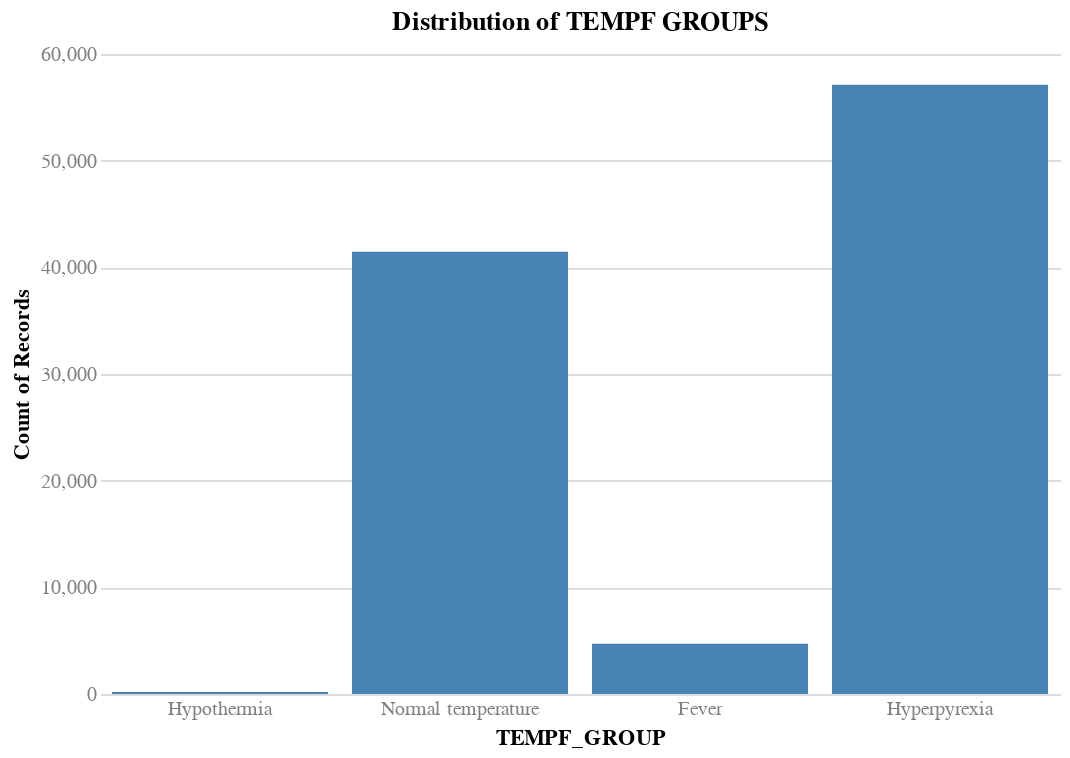

This figure's notebook cell:
### Code cell
# Bin the TEMPF as fever status
# <95 = Hypothermia
# 95-99 = Normal temperature
# 99-100 = Low grade fever
# 100-103 = Fever
# >=103 = Hyperpyrexia

tempf_groups = ['Hypothermia', 'Normal temperature', 'Low grade fever', 'Fever', 'Hyperpyrexia']

def bin_tempf(tempf):
    if tempf < 95: return 'Hypothermia'
    elif tempf < 99: return 'Normal temperature'
    #elif tempf < 100: return 'Low grade fever'
    elif tempf < 103: return 'Fever'
    else: return 'Hyperpyrexia'

X_train['TEMPF_GROUP'] = X_train['TEMPF'].apply(bin_tempf)

# Check the distribution of TEMPF groups
chart(
    df=X_train,
    x=alt.X('TEMPF_GROUP:O', sort=tempf_groups),
    y='count()',
    title='Distribution of TEMPF GROUPS',
).mark_bar().interactive()

### Figure 1 — Vega specification as saved in the notebook (floating-point values rounded to 4 significant figures)
{"$schema": "https://vega.github.io/schema/vega/v5.json", "data": [{"name": "param_4_store"}, {"name": "source_0"}, {"name": "data_0", "values": [{"TEMPF_GROUP": "Normal temperature", "__count": 41469}, {"TEMPF_GROUP": "Hyperpyrexia", "__count": 57115}, {"TEMPF_GROUP": "Fever", "__count": 4721}, {"TEMPF_GROUP": "Hypothermia", "__count": 181}]}, {"name": "source_0_x_domain_TEMPF_GROUP", "values": [{"TEMPF_GROUP": "Normal temperature", "sort_field": 1.0}, {"TEMPF_GROUP": "Hyperpyrexia", "sort_field": 4.0}, {"TEMPF_GROUP": "Fever", "sort_field": 3.0}, {"TEMPF_GROUP": "Hypothermia", "sort_field": 0.0}]}, {"name": "data_0_y_domain___count", "values": [{"min": 181, "max": 57115}]}], "signals": [{"name": "unit", "value": {}, "on": [{"events": "pointermove", "update": "isTuple(group()) ? group() : unit"}]}, {"name": "param_4", "update": "vlSelectionResolve(\"param_4_store\", \"union\")"}, {"name": "param_4_TEMPF_GROUP", "on": [{"events": [{"source": "view", "type": "dblclick"}], "update": "null"}, {"events": {"signal": "param_4_translate_delta"}, "update": "panLinear(param_4_translate_anchor.extent_x, -param_4_translate_delta.x / width)"}, {"events": {"signal": "param_4_zoom_delta"}, "update": "zoomLinear(domain(\"x\"), param_4_zoom_anchor.x, param_4_zoom_delta)"}]}, {"name": "param_4_tuple", "on": [{"events": [{"signal": "param_4_TEMPF_GROUP"}], "update": "param_4_TEMPF_GROUP ? {unit: \"\", fields: param_4_tuple_fields, values: [param_4_TEMPF_GROUP]} : null"}]}, {"name": "param_4_tuple_fields", "value": [{"field": "TEMPF_GROUP", "channel": "x", "type": "E"}]}, {"name": "param_4_translate_anchor", "value": {}, "on": [{"events": [{"source": "scope", "type": "pointerdown"}], "update": "{x: x(unit), y: y(unit), extent_x: domain(\"x\")}"}]}, {"name": "param_4_translate_delta", "value": {}, "on": [{"events": [{"source": "window", "between": [{"source": "scope", "type": "pointerdown"}, {"source": "window", "type": "pointerup"}], "consume": true, "type": "pointermove"}], "update": "{x: param_4_translate_anchor.x - x(unit), y: param_4_translate_anchor.y - y(unit)}"}]}, {"name": "param_4_zoom_anchor", "on": [{"events": [{"source": "scope", "type": "wheel", "consume": true}], "update": "{x: invert(\"x\", x(unit)), y: invert(\"y\", y(unit))}"}]}, {"name": "param_4_zoom_delta", "on": [{"events": [{"source": "scope", "consume": true, "type": "wheel"}], "update": "pow(1.001, event.deltaY * pow(16, event.deltaMode))", "force": true}]}, {"name": "param_4_modify", "on": [{"events": {"signal": "param_4_tuple"}, "update": "modify(\"param_4_store\", param_4_tuple, true)"}]}], "marks": [{"type": "rect", "name": "marks", "from": {"data": "data_0"}, "encode": {"update": {"y": {"field": "__count", "scale": "y"}, "x": {"field": "TEMPF_GROUP", "scale": "x"}, "ariaRoleDescription": {"value": "bar"}, "width": {"signal": "max(0.25, bandwidth('x'))"}, "y2": {"value": 0, "scale": "y"}, "fill": {"value": "steelblue"}, "description": {"signal": "\"TEMPF_GROUP: \" + (isValid(datum[\"TEMPF_GROUP\"]) ? datum[\"TEMPF_GROUP\"] : \"\"+datum[\"TEMPF_GROUP\"]) + \"; Count of Records: \" + (format(datum[\"__count\"], \"\"))"}}}, "interactive": true, "style": ["bar"]}], "scales": [{"name": "x", "type": "band", "domain": {"data": "source_0_x_domain_TEMPF_GROUP", "field": "TEMPF_GROUP", "sort": {"op": "max", "field": "sort_field"}}, "range": [0, {"signal": "width"}], "paddingOuter": 0.05, "paddingInner": 0.1}, {"name": "y", "type": "linear", "domain": [{"signal": "(data(\"data_0_y_domain___count\")[0] || {}).min"}, {"signal": "(data(\"data_0_y_domain___count\")[0] || {}).max"}], "range": [{"signal": "height"}, 0], "nice": true, "zero": true}], "axes": [{"scale": "y", "tickCount": {"signal": "ceil(height/40)"}, "domain": false, "aria": false, "maxExtent": 0, "grid": true, "ticks": false, "orient": "left", "gridScale": "x", "minExtent": 0, "zindex": 0, "labels": false}, {"scale": "x", "grid": false, "labelBaseline": "top", "orient": "bottom", "zindex": 0, "title": "TEMPF_GROUP"}, {"scale": "y", "labelAlign": "right", "labelOverlap": true, "grid": false, "orient": "left", "tickCount": {"signal": "ceil(height/40)"}, "title": "Count of Records", "zindex": 0}], "title": {"text": "Distribution of TEMPF GROUPS", "frame": "group"}, "background": "white", "style": "cell", "height": 320, "config": {"axis": {"domain": false, "labelAngle": 0, "labelColor": "gray", "labelFontSize": 10, "ticks": false}, "style": {"guide-label": {"font": "Helvetica Neue"}, "guide-title": {"font": "Helvetica Neue"}, "group-title": {"font": "Helvetica Neue"}, "group-subtitle": {"font": "Helvetica Neue"}, "cell": {"stroke": null}, "text": {"font": "Helvetica Neue"}}}, "padding": 5, "width": 480}
